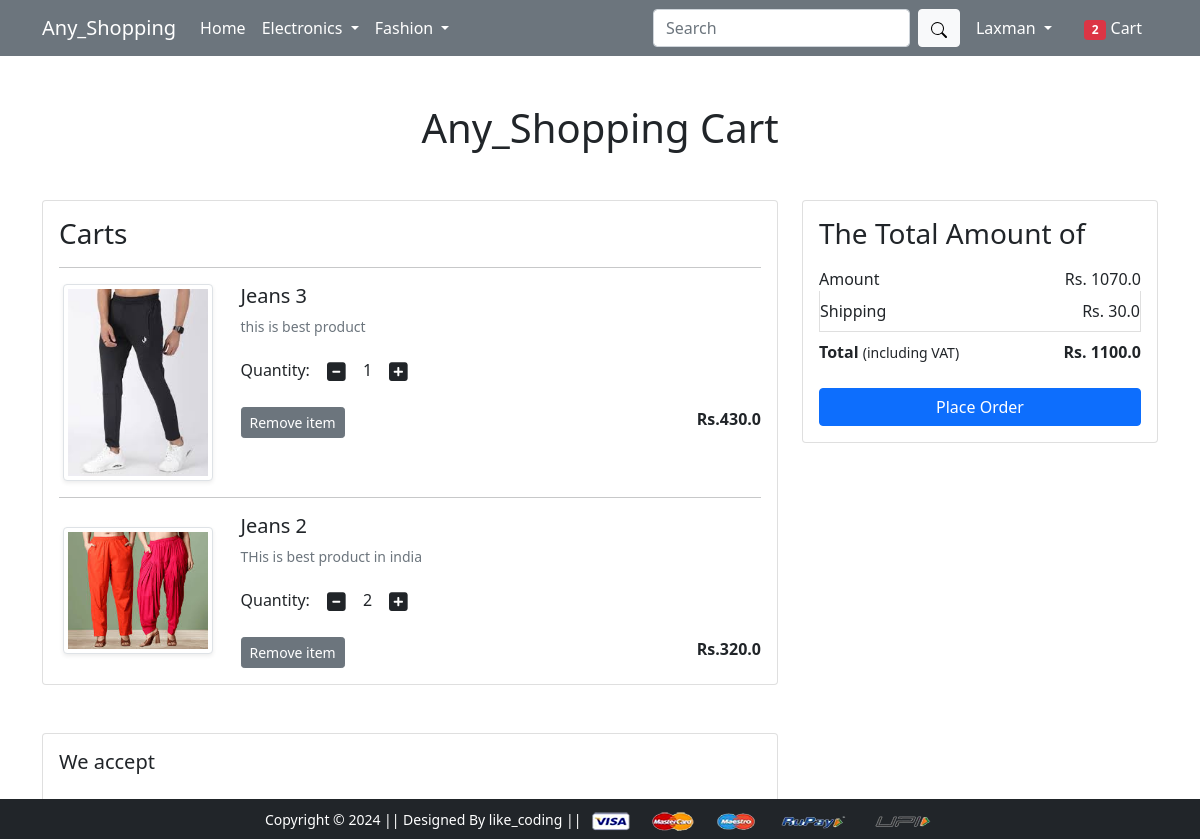
Before: /cart/ (signed in) with the older database file.
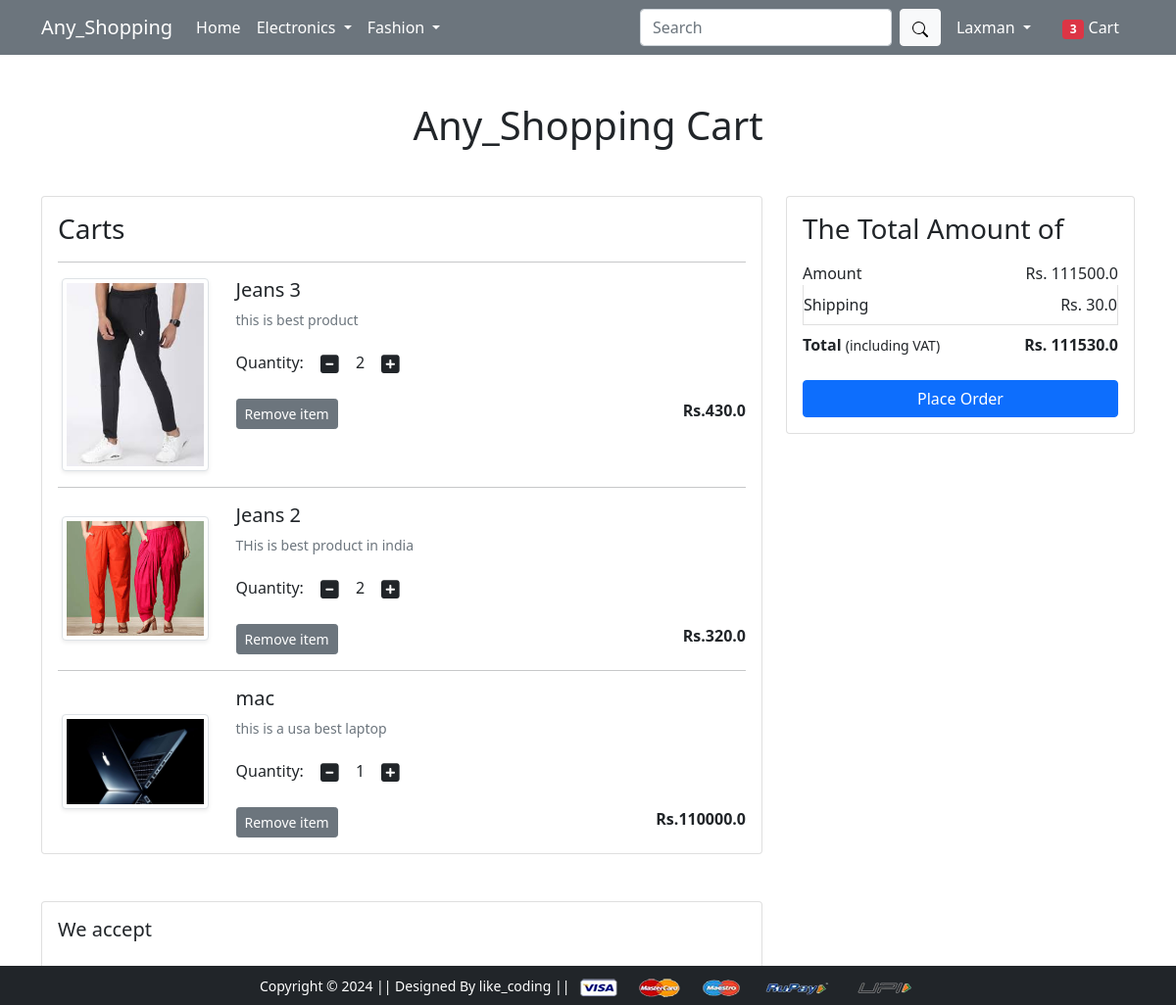
After: the same page with the newer database file.
### app/models.py (models this page shows, shortened)
class Cart(models.Model):
    user = models.ForeignKey(User , on_delete=models.CASCADE)
    product = models.ForeignKey(Product , on_delete=models.CASCADE)
    quantity = models.PositiveIntegerField(default=1)

class Product(models.Model):
    title = models.CharField(max_length=121)
    selling_price = models.FloatField()
    discounted_price = models.FloatField()
    description = models.TextField()
    brand = models.CharField(max_length=121)
    category = models.CharField(choices=CATEGORY_CHOICES,max_length=121)
    product_image = models.ImageField(upload_to='productimg')

### app/views.py (the view)
# urls.py: path('cart/', views.show_cart, name='show_cart'),
@login_required
def show_cart(request):
 if request.user.is_authenticated:
  user = request.user
  cart = Cart.objects.filter(user=user)
  total_cart = len(cart)
  cart_product = [p for p in Cart.objects.all() if p.user == user]
  if cart_product:
   amount = 0.0
   shipping_amount = 30.0
   total_amount = 0.0
   for p in cart_product:
    temp_amount =(p.quantity * p.product.discounted_price)
    amount += temp_amount
    total_amount = amount + shipping_amount
   return render(request, 'app/addtocart.html' , {'carts':cart,'amount':amount,'total':total_amount,'shipping':shipping_amount ,'total_cart':total_cart})
  else:
   return render(request , 'app/emptycart.html')

### app/templates/app/addtocart.html (shortened to what this page needs)
{% extends 'app/base.html' %}
{% load static %}
{% block main-content %}
<div class="container my-5">
  <div class="row">
    <h1 class="text-center mb-5">Any_Shopping Cart</h1>
    <div class="col-sm-8">
      <div class="card">
        <div class="card-body">
          <h3>Carts</h3>
          {% for cart in carts %}
          <hr>
          <div class="row">
            <div class="text-center col-sm-3  align-self-center"><img src="{{cart.product.product_image.url}}" alt=""
                srcset="" class="img-fluid img-thumbnail shadow-sm" height="150" width="150"> </div>
            <div class="col-sm-9">
              <div>
                <h5>{{cart.product.title}} </h5>
                <p class="mb-2 text-muted small">{{cart.product.description}}</p>
                <div class="my-3">
                  <label for="quantity">Quantity:</label>
                  <a class="minus-cart btn" pid="{{cart.product.id}}"><i class="fas fa-minus-square fa-lg"></i></a>
                  <span id="quantity">{{cart.quantity}}</span>
                  <a class="plus-cart btn" pid="{{cart.product.id}}" ><i class="fas fa-plus-square fa-lg"></i></a>
                </div>
                <div class="d-flex justify-content-between">
                  <a href="#" class="btn btn-sm btn-secondary mr-3 remove-cart" pid="{{cart.product.id}}">Remove item </a>
                  <p class="mb-0"><span><strong>Rs.{{cart.product.discounted_price}}</strong></span></p>
                </div>
              </div>
            </div>
          </div>
          {% endfor %}
        </div>
      </div>
    </div>
    <div class="col-sm-4">
      <div class="card">
        <div class="card-body">
          <h3>The Total Amount of</h3>
          <ul class="list-group">
            <li class="list-group-item d-flex justify-content-between align-items-center border-0 px-0 pb-0">
              Amount<span>Rs. <span id="amount">{{amount}}</span></span></li>
            <li class="list-group-item d-flex justify-content-between align-items-center px-0">Shipping<span>Rs. <span
                  id="shipping">{{shipping}}</span></span></li>
            <li class="list-group-item d-flex justify-content-between align-items-center border-0 px-0 mb-3">
              <div>
                <strong>Total</strong> <small>(including VAT)</small>
              </div>
              <span><strong>Rs. <strong id="total">{{total}}</strong></strong></span>
            </li>
          </ul>
          <div class="d-grid"><a href="{% url 'checkout' %}" class="btn btn-primary">Place Order</a></div>
        </div>
      </div>
    </div>
  </div>
</div>
<div class="container">
  <div class="row">
    <div class="col-sm-8">
      <div class="card">
        <div class="card-body">
          <h5 class="mb-4">We accept</h5>
        </div>
      </div>
    </div>
  </div>
</div>
{% endblock main-content %}

### app/templates/app/base.html (shortened to what this page needs)
<!doctype html>
{% load static %}
<html lang="en">
<head>
  <link href="https://cdn.jsdelivr.net/npm/bootstrap@5.0.0-beta1/dist/css/bootstrap.min.css" rel="stylesheet"
>
  <link rel="stylesheet" href="{% static 'app/css/owl.carousel.min.css' %}">
  <link rel="stylesheet" href="{% static 'app/css/all.min.css' %}">
  <link rel="stylesheet" href="{% static 'app/css/style.css' %}">
</head>
<body>
  <nav class="navbar navbar-expand-lg navbar-dark bg-secondary">
    <div class="container">
      <a class="navbar-brand" href="/">Any_Shopping</a>
      <div class="collapse navbar-collapse" id="navbarSupportedContent">
        <ul class="navbar-nav me-auto mb-2 mb-lg-0">
          <li class="nav-item">
            <a class="nav-link active" aria-current="page" href="/">Home</a>
          </li>
          <li class="nav-item dropdown">
            <a class="nav-link dropdown-toggle text-white" href="#" id="electronicsDropdown" role="button"
              data-bs-toggle="dropdown" aria-expanded="false">
              Electronics
            </a>
          </li>
          <li class="nav-item dropdown">
            <a class="nav-link dropdown-toggle text-white" href="#" id="fashionDropdown" role="button"
              data-bs-toggle="dropdown" aria-expanded="false">
              Fashion
            </a>
          </li>
        </ul>
        <form class="d-flex" method="get" action="{% url 'search' %}">
          <input class="form-control me-2" type="text" placeholder="Search" aria-label="Search" name="anyone">
          <button class="btn btn-light" type="submit"><svg xmlns="http://www.w3.org/2000/svg" width="16" height="16" fill="currentColor" class="bi bi-search" viewBox="0 0 16 16">
            <path d="M11.742 10.344a6.5 6.5 0 1 0-1.397 1.398h-.001q.044.06.098.115l3.85 3.85a1 1 0 0 0 1.415-1.414l-3.85-3.85a1 1 0 0 0-.115-.1zM12 6.5a5.5 5.5 0 1 1-11 0 5.5 5.5 0 0 1 11 0"/>
          </svg></button>
        </form>
        <div>
          <ul class="navbar-nav me-auto mb-2 mb-lg-0">
            {% if request.user.is_authenticated %}
            <li class="nav-item dropdown mx-2">
              <a class="nav-link dropdown-toggle text-white" href="#" id="profileDropdown" role="button"
                data-bs-toggle="dropdown" aria-expanded="false">
                {{request.user.username|capfirst}}
              </a>
            </li>
            <li class="nav-item mx-2">
              <a href="{% url 'show_cart' %}" class="nav-link text-white"><span
                  class="badge bg-danger">{{total_cart}}</span> Cart
              </a>
            </li>
            {% endif %}
          </ul>
        </div>
      </div>
    </div>
  </nav>
  {% block main-content %} {% endblock main-content %}
  <footer class="container-fluid bg-dark text-center p-2  absolute fixed-bottom">
    <small class="text-white">Copyright &copy; 2024 || Designed By like_coding || </small>
    <img src="{% static 'app/images/payment.png' %}" alt="" srcset="" class="img-fluid" height="2px">
  </footer>
</body>
</html>

Changed rows visible on the page:
changed Cart "Jeans 3": quantity "1" → "2"
added Cart: product.product_image (picture), product "mac", product.description "this is a usa best laptop", quantity "1", product.discounted_price "110000.0"
Other visible differences:
{{ total_cart }}: "2" → "3"
{{ amount }}: "1070.0" → "111500.0"
{{ total }}: "1100.0" → "111530.0"
